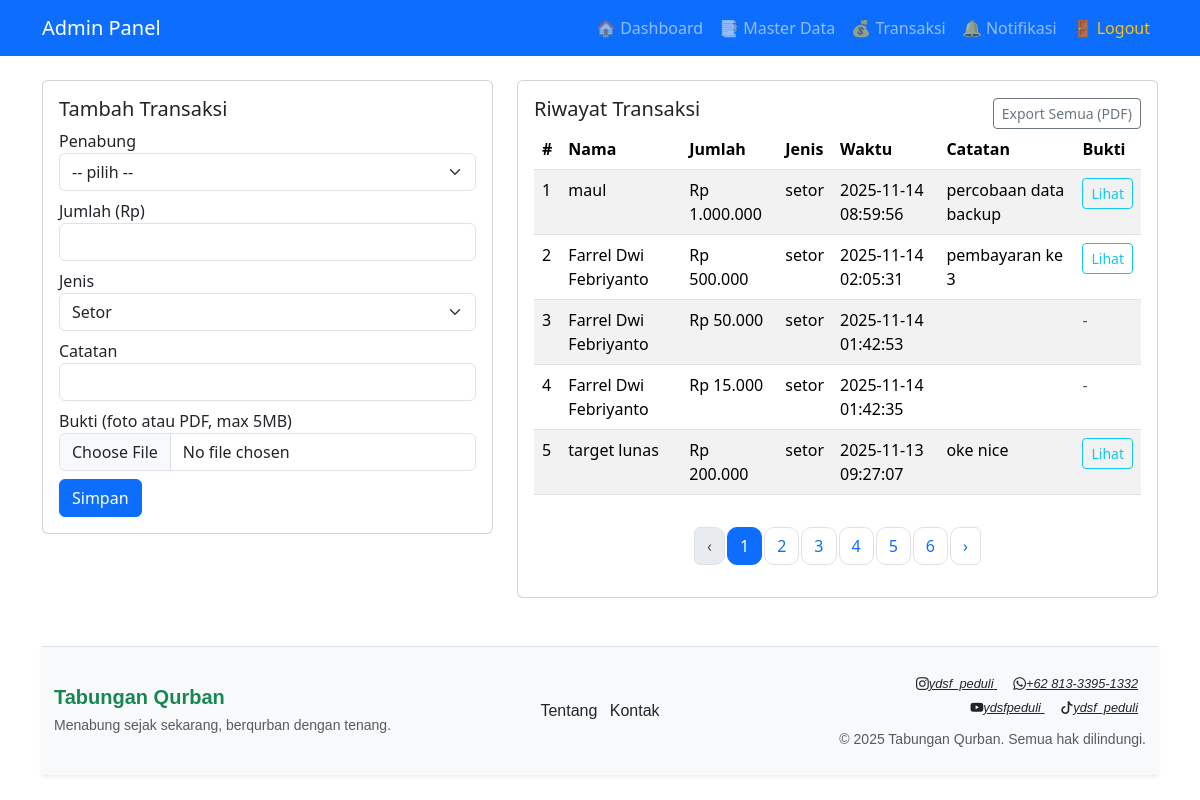
The page /pages/transactions.php (signed in) on the database its author committed.
### tables this page shows
CREATE TABLE `transactions` (
  `id` int(11) NOT NULL,
  `saver_id` int(11) NOT NULL,
  `jenis` enum('setor','tarik') NOT NULL,
  `payment_method` varchar(50) DEFAULT NULL,
  `amount` decimal(15,2) NOT NULL,
  `note` varchar(255) DEFAULT NULL,
  `receipt` varchar(255) DEFAULT NULL,
  `created_at` timestamp NOT NULL DEFAULT current_timestamp(),
  `bukti_transfer` varchar(255) DEFAULT NULL,
  `status` enum('unpaid','pending','confirmed','rejected') DEFAULT 'unpaid'
);

CREATE TABLE `savers` (
  `id` int(11) NOT NULL,
  `nama` varchar(200) NOT NULL,
  `username` varchar(50) DEFAULT NULL,
  `password` varchar(255) DEFAULT NULL,
  `animal_id` int(11) DEFAULT NULL,
  `nik` varchar(50) DEFAULT NULL,
  `alamat` text DEFAULT NULL,
  `telp` varchar(50) DEFAULT NULL,
  `target_qurban` decimal(12,2) DEFAULT 0.00,
  `created_at` timestamp NOT NULL DEFAULT current_timestamp(),
  `target_nominal` int(11) DEFAULT 0,
  `tanggal_lunas` date DEFAULT NULL
);

### pages/transactions.php (the view, shortened to what this page needs)
<?php
require_once __DIR__ . '/../inc/functions.php';
include __DIR__ . '/../inc/header_admin.php';
$web_upload_dir = '/tabungan_qurban/uploads/';
$saver_id = $_GET['saver_id'] ?? null;
$limit = 5;
$page = isset($_GET['page']) ? max(1, (int)$_GET['page']) : 1;
$offset = ($page - 1) * $limit;
$total_stmt = $pdo->prepare("SELECT COUNT(*) FROM transactions" . ($saver_id ? " WHERE saver_id = ?" : ""));
$total_stmt->execute($saver_id ? [$saver_id] : []);
$total_rows = $total_stmt->fetchColumn();
$total_pages = ceil($total_rows / $limit);
if ($saver_id) {
    $stmt = $pdo->prepare("SELECT t.*, s.nama
                           FROM transactions t
                           JOIN savers s ON t.saver_id = s.id
                           WHERE t.saver_id = ?
                           ORDER BY t.created_at DESC
                           LIMIT $limit OFFSET $offset");
    $stmt->execute([$saver_id]);
} else {
    $stmt = $pdo->query("SELECT t.*, s.nama
                         FROM transactions t
                         JOIN savers s ON t.saver_id = s.id
                         ORDER BY t.created_at DESC
                         LIMIT $limit OFFSET $offset");
}
$transactions = $stmt->fetchAll(PDO::FETCH_ASSOC);
$saver = $saver_id ? get_saver($saver_id) : null;
?>
<div class="row">
  <div class="col-md-5">
    <div class="card p-3">
      <h5>Tambah Transaksi</h5>
     <form method="post" enctype="multipart/form-data">
  <div class="mb-2">
    <label>Penabung</label>
    <select name="saver_id" class="form-select" required>
      <option value="">-- pilih --</option>
    </select>
  </div>
  <div class="mb-2">
    <label>Jumlah (Rp)</label>
    <input name="amount" type="number" step="10000" class="form-control" required>
  </div>
  <div class="mb-2">
    <label>Jenis</label>
    <select name="jenis" class="form-select">
      <option value="setor">Setor</option>
    </select>
  </div>
  <div class="mb-2">
    <label>Catatan</label>
    <input name="note" class="form-control">
  </div>
  <div class="mb-2">
    <label>Bukti (foto atau PDF, max 5MB)</label>
    <input type="file" name="receipt" accept=".jpg,.jpeg,.png,.pdf" class="form-control">
  </div>
  <button class="btn btn-primary">Simpan</button>
</form>
    </div>
  </div>
  <div class="col-md-7">
    <div class="card p-3">
      <div class="d-flex justify-content-between align-items-center">
        <h5>Riwayat Transaksi <?= $saver ? ' - ' . htmlspecialchars($saver['nama']) : '' ?></h5>
        <div>
          <a class="btn btn-sm btn-outline-secondary" href="/tabungan_qurban/pages/export_pdf.php">Export Semua (PDF)</a>
        </div>
      </div>
      <table class="table table-striped">
        <thead><tr><th>#</th><th>Nama</th><th>Jumlah</th><th>Jenis</th><th>Waktu</th><th>Catatan</th><th>Bukti</th></tr></thead>
        <tbody>
          <?php foreach ($transactions as $i => $t): ?>
            <tr>
              <td><?= $i+1 ?></td>
              <td><?= htmlspecialchars($t['nama']) ?></td>
              <td>Rp <?= number_format($t['amount'],0,',','.') ?></td>
              <td><?= $t['jenis'] ?></td>
              <td><?= $t['created_at'] ?></td>
              <td><?= htmlspecialchars($t['note']) ?></td>
             <td>
  <?php if (!empty($t['receipt'])):
        $path = $web_upload_dir . $t['receipt'];
        $ext = strtolower(pathinfo($t['receipt'], PATHINFO_EXTENSION));
  ?>
    <?php if (in_array($ext, ['jpg','jpeg','png'])): ?>
      <a href="<?= htmlspecialchars($path) ?>" target="_blank" class="btn btn-sm btn-outline-info">Lihat</a>
    <?php else: ?>
      <a href="<?= htmlspecialchars($path) ?>" target="_blank" class="btn btn-sm btn-outline-info">Download</a>
    <?php endif; ?>
  <?php else: ?>
    <span class="text-muted">-</span>
  <?php endif; ?>
</td>
            </tr>
          <?php endforeach; ?>
        </tbody>
      </table>
<nav aria-label="Page navigation" class="mt-3">
      <ul class="pagination justify-content-center">
        <li class="page-item <?= $page <= 1 ? 'disabled' : '' ?>">
          <a class="page-link" href="?page=<?= $page - 1 ?>">‹</a>
        </li>
        <?php for ($p = 1; $p <= $total_pages; $p++): ?>
          <li class="page-item <?= $page == $p ? 'active' : '' ?>">
            <a class="page-link" href="?page=<?= $p ?>"><?= $p ?></a>
          </li>
        <?php endfor; ?>
        <li class="page-item <?= $page >= $total_pages ? 'disabled' : '' ?>">
          <a class="page-link" href="?page=<?= $page + 1 ?>">›</a>
        </li>
      </ul>
    </nav>
    </div>
  </div>
</div>
<?php include __DIR__ . '/../inc/footer.php'; ?>

### pages/transactions.php (style rules this page uses)
.pagination .page-link { border-radius: 10px; margin: 0 3px; }

### rows shown on the page
transactions: saver.nama "maul", amount "1.000.000", jenis "setor", created_at "2025-11-14 08:59:56", note "percobaan data backup"
transactions: saver.nama "Farrel Dwi Febriyanto", amount "500.000", jenis "setor", created_at "2025-11-14 02:05:31", note "pembayaran ke 3"
transactions: saver.nama "Farrel Dwi Febriyanto", amount "50.000", jenis "setor", created_at "2025-11-14 01:42:53"
transactions: saver.nama "Farrel Dwi Febriyanto", amount "15.000", jenis "setor", created_at "2025-11-14 01:42:35"
transactions: saver.nama "target lunas", amount "200.000", jenis "setor", created_at "2025-11-13 09:27:07", note "oke nice"
